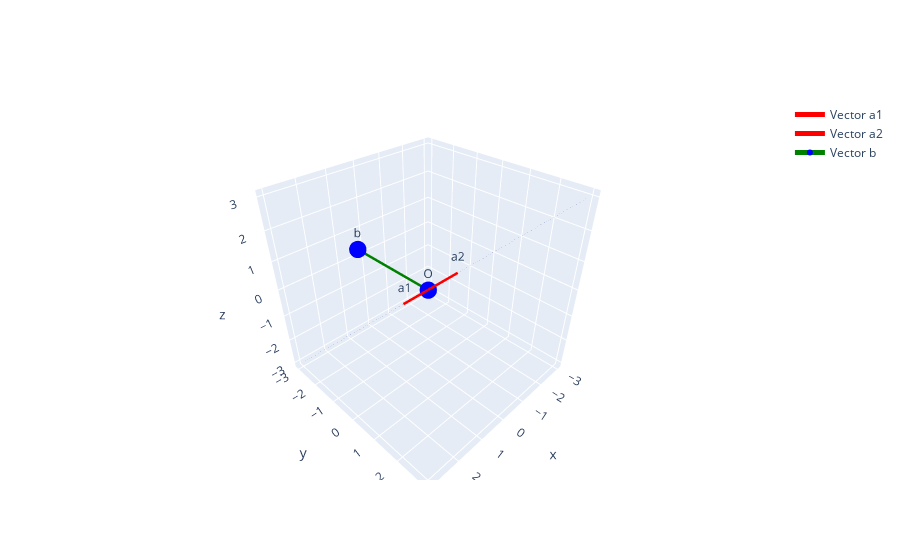

The cell this chart's notebook holds for it:
### Markdown cell above
## 3D Plotting with Plotly

### Code cell
import plotly.graph_objects as go
import plotly.figure_factory as ff
import numpy as np
import pandas as pd
import plotly.express as px

fig1 = go.Figure(data=[go.Scatter3d(
    x=[0, 1],
    y=[0, 0],
    z=[0, 0],
    mode='lines+text',
    line=dict(width=5, color='red'),
    name='Vector a1',
    text=['', 'a1'],
)])

fig2 = go.Figure(data=[go.Scatter3d(
    x=[0, 1],
    y=[0, 2],
    z=[0, 2],
    mode='lines+text',
    line=dict(width=5, color='red'),
    name='Vector a2',
    text=['', 'a2'],
)])

fig3 = go.Figure(data=[go.Scatter3d(
    x=[0, 1],
    y=[0, -2],
    z=[0, 1],
    mode='lines+markers+text',
    line=dict(width=5, color='green'),
    marker=dict(size=6, color='blue', symbol='circle'),
    text=['O', 'b'],   
    name='Vector b' 
)])

x, y = np.linspace(-3, 3, 100), np.linspace(-3, 3, 100)
z = np.tile(y,(100,1)).T
plane = go.Figure(data=[go.Surface(z=z,  y=y, x=x, 
                                    surfacecolor=x, 
                                    showscale=False,)])

fig = go.Figure(data = fig1.data + fig2.data + plane.data + fig3.data)

fig.show()

### Figure 1 — Plotly figure (JSON) as saved in the notebook; plotly's stock layout.template omitted (floating-point values rounded to 4 significant figures; data arrays with more than 128 entries replaced by an {"elided": "..."} marker saying what was removed)
{"data": [{"line": {"color": "red", "width": 5}, "mode": "lines+text", "name": "Vector a1", "text": ["", "a1"], "type": "scatter3d", "x": [0, 1], "y": [0, 0], "z": [0, 0]}, {"line": {"color": "red", "width": 5}, "mode": "lines+text", "name": "Vector a2", "text": ["", "a2"], "type": "scatter3d", "x": [0, 1], "y": [0, 2], "z": [0, 2]}, {"showscale": false, "surfacecolor": [-3, -2.939, -2.879, -2.818, -2.758, -2.697, -2.636, -2.576, -2.515, -2.455, -2.394, -2.333, -2.273, -2.212, -2.152, -2.091, -2.03, -1.97, -1.909, -1.848, -1.788, -1.727, -1.667, -1.606, -1.545, -1.485, -1.424, -1.364, -1.303, -1.242, -1.182, -1.121, -1.061, -1, -0.9394, -0.8788, -0.8182, -0.7576, -0.697, -0.6364, -0.5758, -0.5152, -0.4545, -0.3939, -0.3333, -0.2727, -0.2121, -0.1515, -0.09091, -0.0303, 0.0303, 0.09091, 0.1515, 0.2121, 0.2727, 0.3333, 0.3939, 0.4545, 0.5152, 0.5758, 0.6364, 0.697, 0.7576, 0.8182, 0.8788, 0.9394, 1, 1.061, 1.121, 1.182, 1.242, 1.303, 1.364, 1.424, 1.485, 1.545, 1.606, 1.667, 1.727, 1.788, 1.848, 1.909, 1.97, 2.03, 2.091, 2.152, 2.212, 2.273, 2.333, 2.394, 2.455, 2.515, 2.576, 2.636, 2.697, 2.758, 2.818, 2.879, 2.939, 3], "type": "surface", "x": [-3, -2.939, -2.879, -2.818, -2.758, -2.697, -2.636, -2.576, -2.515, -2.455, -2.394, -2.333, -2.273, -2.212, -2.152, -2.091, -2.03, -1.97, -1.909, -1.848, -1.788, -1.727, -1.667, -1.606, -1.545, -1.485, -1.424, -1.364, -1.303, -1.242, -1.182, -1.121, -1.061, -1, -0.9394, -0.8788, -0.8182, -0.7576, -0.697, -0.6364, -0.5758, -0.5152, -0.4545, -0.3939, -0.3333, -0.2727, -0.2121, -0.1515, -0.09091, -0.0303, 0.0303, 0.09091, 0.1515, 0.2121, 0.2727, 0.3333, 0.3939, 0.4545, 0.5152, 0.5758, 0.6364, 0.697, 0.7576, 0.8182, 0.8788, 0.9394, 1, 1.061, 1.121, 1.182, 1.242, 1.303, 1.364, 1.424, 1.485, 1.545, 1.606, 1.667, 1.727, 1.788, 1.848, 1.909, 1.97, 2.03, 2.091, 2.152, 2.212, 2.273, 2.333, 2.394, 2.455, 2.515, 2.576, 2.636, 2.697, 2.758, 2.818, 2.879, 2.939, 3], "y": [-3, -2.939, -2.879, -2.818, -2.758, -2.697, -2.636, -2.576, -2.515, -2.455, -2.394, -2.333, -2.273, -2.212, -2.152, -2.091, -2.03, -1.97, -1.909, -1.848, -1.788, -1.727, -1.667, -1.606, -1.545, -1.485, -1.424, -1.364, -1.303, -1.242, -1.182, -1.121, -1.061, -1, -0.9394, -0.8788, -0.8182, -0.7576, -0.697, -0.6364, -0.5758, -0.5152, -0.4545, -0.3939, -0.3333, -0.2727, -0.2121, -0.1515, -0.09091, -0.0303, 0.0303, 0.09091, 0.1515, 0.2121, 0.2727, 0.3333, 0.3939, 0.4545, 0.5152, 0.5758, 0.6364, 0.697, 0.7576, 0.8182, 0.8788, 0.9394, 1, 1.061, 1.121, 1.182, 1.242, 1.303, 1.364, 1.424, 1.485, 1.545, 1.606, 1.667, 1.727, 1.788, 1.848, 1.909, 1.97, 2.03, 2.091, 2.152, 2.212, 2.273, 2.333, 2.394, 2.455, 2.515, 2.576, 2.636, 2.697, 2.758, 2.818, 2.879, 2.939, 3], "z": {"elided": "100x100 float values"}}, {"line": {"color": "green", "width": 5}, "marker": {"color": "blue", "size": 6, "symbol": "circle"}, "mode": "lines+markers+text", "name": "Vector b", "text": ["O", "b"], "type": "scatter3d", "x": [0, 1], "y": [0, -2], "z": [0, 1]}], "layout": {}}
